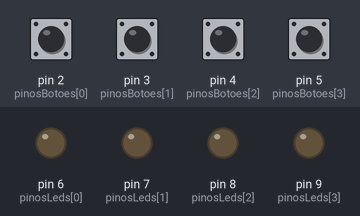
A sketch run on a simulated Arduino Leonardo, built with avr-gcc and run on an emulated ATmega32U4. Parts: output pins drawn as LEDs (lit = HIGH). Inputs (shaded band) come from the test bench; at power-on: pin 2 (pinosBotoes[0]), pin 3 (pinosBotoes[1]), pin 4 (pinosBotoes[2]), pin 5 (pinosBotoes[3]) HIGH.

Above: at 1.2 s.
1.3 s: pin 2 (pinosBotoes[0]) pulled LOW for 0.15 s
At 2.2 s:
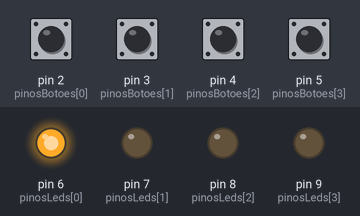
2.9 s: pin 3 (pinosBotoes[1]) pulled LOW for 0.15 s
At 3.5 s:
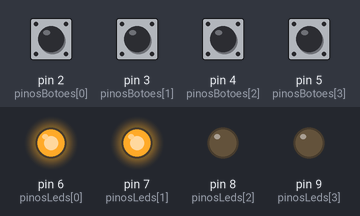
4.5 s: pin 4 (pinosBotoes[2]) pulled LOW for 0.15 s
At 5.7 s:
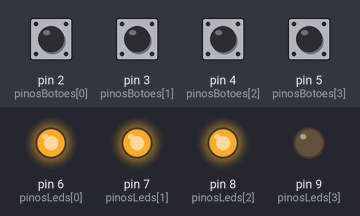
6.1 s: pin 5 (pinosBotoes[3]) pulled LOW for 0.15 s
At 7.2 s:
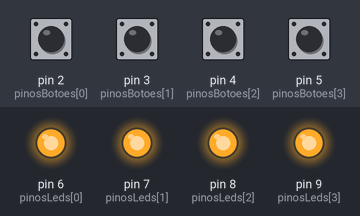
7.7 s: pin 2 (pinosBotoes[0]) pulled LOW for 1 s
At 8.5 s:
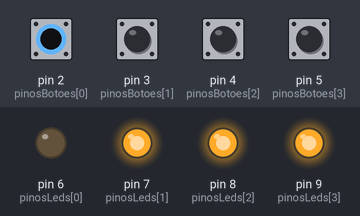
10.2 s: pin 3 (pinosBotoes[1]) pulled LOW for 1 s
At 11.6 s:
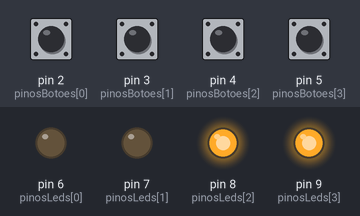
Timing chart, 0 to 13.2 s (numbered marks = the images above; inputs shaded):
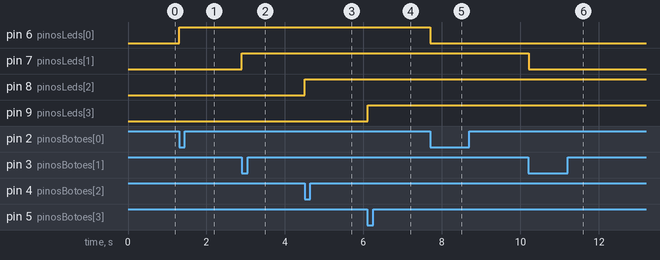

The sketch:

midi_pedalboard.ino
```cpp
/*
  🎛️ Pedaleira MIDI - Projeto de Vinícius Soares de Sousa
  ---------------------------------------------------------
  Este código transforma um Arduino (Nano ou Uno) em uma pedaleira MIDI simples.
  Cada botão envia um comando MIDI via USB, e o LED indica se o efeito está ligado.

  Bibliotecas necessárias:
  - MIDIUSB (instale via Gerenciador de Bibliotecas do Arduino IDE)
*/

#include <MIDIUSB.h>

// Quantidade de botões da pedaleira
const int quantidadeBotoes = 4;

// Pinos dos botões
const int pinosBotoes[quantidadeBotoes] = {2, 3, 4, 5};

// Pinos dos LEDs indicadores
const int pinosLeds[quantidadeBotoes] = {6, 7, 8, 9};

// Estados atuais e anteriores dos botões
bool estadoBotao[quantidadeBotoes] = {0, 0, 0, 0};
bool ultimoEstadoBotao[quantidadeBotoes] = {0, 0, 0, 0};

// Estados dos LEDs (ligado/desligado)
bool estadoLed[quantidadeBotoes] = {0, 0, 0, 0};

void setup() {
  // Define pinos como entrada ou saída
  for (int i = 0; i < quantidadeBotoes; i++) {
    pinMode(pinosBotoes[i], INPUT_PULLUP);  // Botão com resistor interno
    pinMode(pinosLeds[i], OUTPUT);          // LED como saída
    digitalWrite(pinosLeds[i], LOW);        // Todos LEDs começam apagados
  }
}

void loop() {
  // Verifica o estado de cada botão
  for (int i = 0; i < quantidadeBotoes; i++) {
    estadoBotao[i] = !digitalRead(pinosBotoes[i]); // Invertido por causa do INPUT_PULLUP

    // Detecta o momento em que o botão foi pressionado
    if (estadoBotao[i] && !ultimoEstadoBotao[i]) {
      estadoLed[i] = !estadoLed[i]; // Alterna o LED
      digitalWrite(pinosLeds[i], estadoLed[i]);

      // Envia o comando MIDI
      enviarControleMIDI(i + 20, estadoLed[i] ? 127 : 0);
    }

    // Atualiza o estado anterior do botão
    ultimoEstadoBotao[i] = estadoBotao[i];
  }

  delay(50); // Pequeno atraso para evitar leitura dupla do mesmo clique
}

// Função para enviar comando MIDI de controle (Control Change)
void enviarControleMIDI(byte controle, byte valor) {
  midiEventPacket_t pacote = {0x0B, 0xB0, controle, valor};
  MidiUSB.sendMIDI(pacote);
  MidiUSB.flush();
}
```

Measured:
- after the input at 1.3 s, pin 6 (pinosLeds[0]): LOW → HIGH at once
- after the input at 2.9 s, pin 7 (pinosLeds[1]): LOW → HIGH at once
- after the input at 4.5 s, pin 8 (pinosLeds[2]): LOW → HIGH at once
- after the input at 6.1 s, pin 9 (pinosLeds[3]): LOW → HIGH at once
- after the input at 7.7 s, pin 6 (pinosLeds[0]): HIGH → LOW at once
- after the input at 10.2 s, pin 7 (pinosLeds[1]): HIGH → LOW at once
